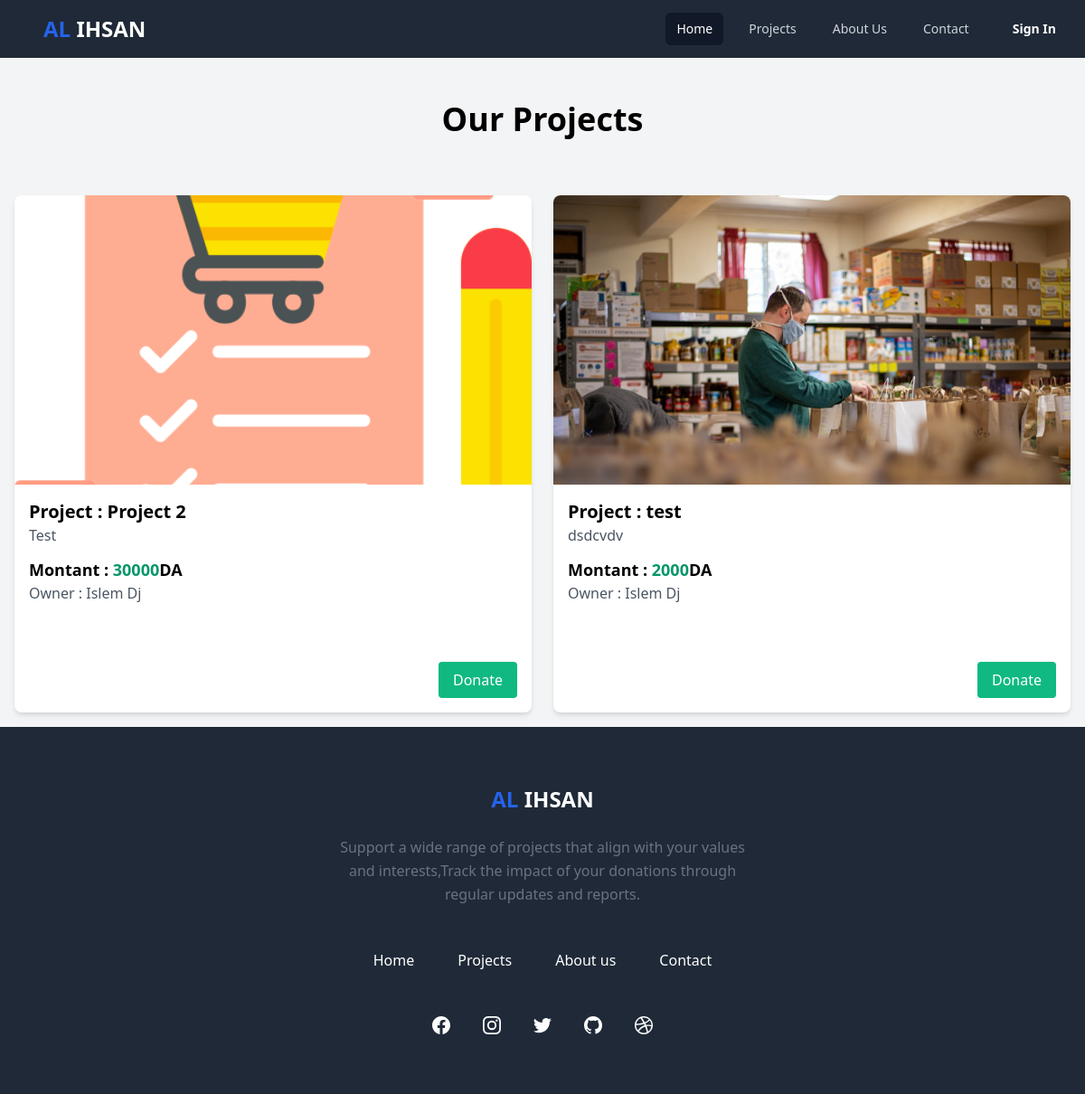
The app's page /public/pages/Projects.php, older data.
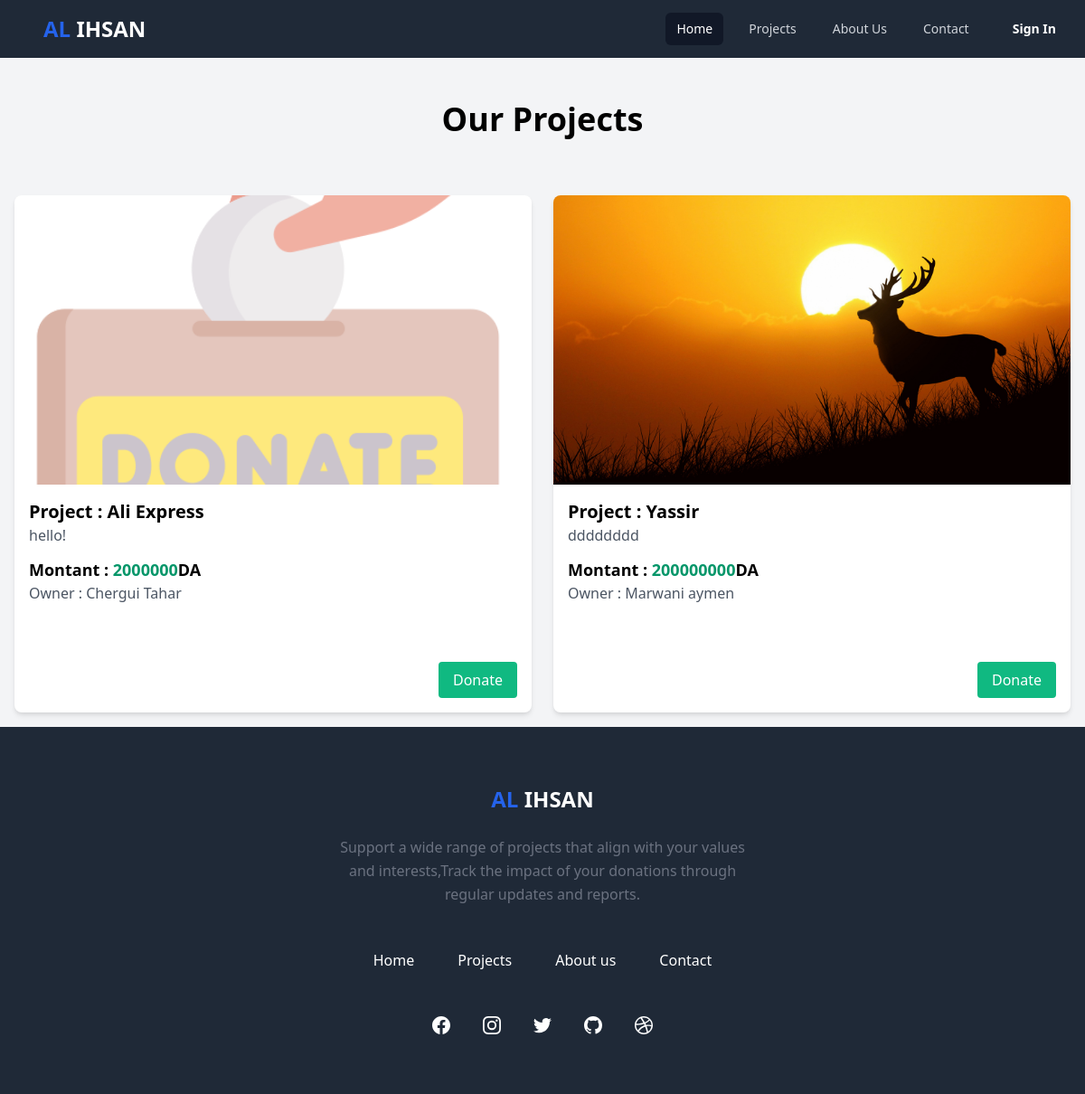
The same page, newer data.
### tables this page shows
CREATE TABLE `projects` (
  `id_projects` int(11) NOT NULL,
  `id_user` int(11) NOT NULL,
  `project_name` varchar(100) NOT NULL,
  `Description` varchar(1000) NOT NULL,
  `project_photo` varchar(255) NOT NULL,
  `Objectif` int(100) NOT NULL,
  `date` datetime NOT NULL
);

CREATE TABLE `users` (
  `id_user` int(11) NOT NULL,
  `firstname` varchar(50) NOT NULL,
  `lastname` varchar(50) NOT NULL,
  `email` varchar(100) NOT NULL,
  `phone` varchar(11) NOT NULL,
  `password` varchar(255) NOT NULL,
  `role` enum('donnator','beneficiary','admin') NOT NULL,
  `date` datetime NOT NULL
);

### public/pages/Projects.php (the view, shortened to what this page needs)
<?php
include_once "conndatabase.php";
?>
<!DOCTYPE html>
<html lang="en">
<head>
    <link href="https://cdn.jsdelivr.net/npm/tailwindcss@2.2.19/dist/tailwind.min.css" rel="stylesheet">
</head>
<body class="bg-gray-100">
    <?php include "NavBar/NavBar.php"; ?>
    <h1 class="text-center text-4xl font-bold my-12">Our Projects</h1>
    <div class="grid gap-6 h-full p-4 sm:grid-cols-1 md:grid-cols-2 lg:grid-cols-2 xl:grid-cols-3 2xl:grid-cols-4">
        <?php $get_projects = mysqli_query($connfig, "SELECT p.* , u.* FROM `projects` p JOIN `users` u ON p.id_user=u.id_user order by p.date desc");
        if (mysqli_num_rows($get_projects) > 0) {
            while ($row = mysqli_fetch_assoc($get_projects)) {
                echo '
                    <div class="bg-white rounded-lg shadow-md relative">
                    <img class="w-full sm:h-60 lg:h-80 object-cover rounded-t-lg" alt="Card Image" src="./pfp_project/' . $row['project_photo'] . '">
                    <div class="p-4 ">
                    <h2 class="text-xl font-bold">Project : ' . $row['project_name'] . '</h2>
                    <p class="text-gray-600">' . $row['Description'] . '</p>
                    <h3 class="text-lg font-semibold mt-3 ">Montant : <span class="text-green-600"> ' . $row['Objectif'] . '</span>DA</h3>
                    <p class="text-gray-600 mb-16">Owner : ' . $row['firstname'] . ' ' . $row['lastname'] . '</p>
                    <div class="flex justify-end items-center mt-4">';
                if (isset($_SESSION['email'])) {
                    if ($_SESSION['role'] == "donnator") {
                        echo '
                            <a href="DashboardDonnateur.php?p=Donnation&projet=' . $row['project_name'] . '&v=' . $row['id_projects'] . '"><button class="absolute bottom-4 right-4 bg-green-500 hover:bg-green-600 text-white px-4 py-2 rounded focus:outline-none focus:ring-2 focus:ring-green-400">Donate</button></a>';
                    }
                } else {
                    echo ' <a href="SignIn.php"><button class="bg-green-500 hover:bg-green-600 text-white px-4 py-2 rounded focus:outline-none focus:ring-2 focus:ring-green-400">Donate</button></a>';
                }
                echo '
                    </div>
                    </div>
                    </div>';
            }
        }
        ?>
    </div>
    <?php include "Footer/Footer.php"; ?>
</body>
</html>

### public/pages/NavBar/NavBar.php (shortened to what this page needs)
<!DOCTYPE html>
<html lang="en">
<head>
</head>
<body>
    <?php if (!isset($_SESSION['id']) && !isset($_SESSION['email'])) {
        echo '
<nav class="bg-gray-800">
        <div class="mx-auto max-w-7xl px-2 sm:px-6 lg:px-8">
            <div class="relative flex h-16 items-center justify-between">
                <div class="absolute inset-y-0 left-0 flex items-center sm:hidden">
                </div>
                <div class="flex flex-1 items-center justify-between sm:items-stretch sm:justify-between">
                    <div class="flex flex-shrink-0 items-center ">
                    <h5 class="text-white text-2xl ml-4 font-bold"><span class="text-blue-600">AL </span>IHSAN</h5>
                    </div>
                    <div class=" sm:ml-6 block">
                        <div class="flex space-x-4">
                            <a href="/Money-Donation/public/pages/index.php" class="bg-gray-900 text-white rounded-md px-3 py-2 text-sm font-medium"
                                aria-current="page">Home</a>
                            <a href="/Money-Donation/public/pages/Projects.php"
                                class="text-gray-300 hover:bg-gray-700 hover:text-white rounded-md px-3 py-2 text-sm font-medium">Projects</a>
                            <a href="/Money-Donation/public/pages/AboutUs.php"
                                class="text-gray-300 hover:bg-gray-700 hover:text-white rounded-md px-3 py-2 text-sm font-medium">About
                                Us</a>
                            <a href="/Money-Donation/public/pages/Contact.php"
                                class="text-gray-300 hover:bg-gray-700 hover:text-white rounded-md px-3 py-2 text-sm font-medium">Contact</a>
                        </div>
                    </div>
                </div>
                <div class="inset-y-0 right-0 flex items-center pr-2 static sm:inset-auto sm:ml-6 sm:pr-0">
                    <div class="relative ml-3">
                        <div>
                            <a href="SignIn.php" class="relative flex  text-sm text-white font-bold" id="user-menu-button"
                                aria-expanded="false" aria-haspopup="true">
                                Sign In
                            </a>
                        </div>
                    </div>
                </div>
            </div>
        </div>
    </nav>';
    }
    ?>
</body>
</html>

### public/pages/Footer/Footer.php (shortened to what this page needs)
<!DOCTYPE html>
<html lang="en">
<head>
</head>
<body>
    <footer class="bg-gray-800">
        <div class="mx-auto max-w-5xl px-4 py-16 sm:px-6 lg:px-8">
            <div class="flex justify-center text-teal-600">
                <h5 class="text-white text-2xl font-bold"><span class="text-blue-600">AL </span>IHSAN</h5>
            </div>
            <p class="mx-auto mt-6 max-w-md text-center leading-relaxed text-gray-500">
                Support a wide range of projects that align with your values and interests,Track the impact of your
                donations through regular updates and reports.
            </p>
            <ul class="mt-12 flex flex-wrap justify-center gap-6 md:gap-8 lg:gap-12">
                <li>
                    <a class="text-white transition hover:text-gray-700/75" href="index.php"> Home </a>
                </li>
                <li>
                    <a class="text-white transition hover:text-gray-700/75" href="projects.php"> Projects </a>
                </li>
                <li>
                    <a class="text-white transition hover:text-gray-700/75" href="aboutus.php"> About us </a>
                </li>
                <li>
                    <a class="text-white transition hover:text-gray-700/75" href="contact.php"> Contact </a>
                </li>
            </ul>
            <ul class="mt-12 flex justify-center gap-6 md:gap-8">
                <li>
                    <a href="#" rel="noreferrer" target="_blank" class="text-white transition hover:text-gray-700/75">
                    </a>
                </li>
                <li>
                    <a href="#" rel="noreferrer" target="_blank" class="text-white transition hover:text-gray-700/75">
                    </a>
                </li>
                <li>
                    <a href="#" rel="noreferrer" target="_blank" class="text-white transition hover:text-gray-700/75">
                    </a>
                </li>
                <li>
                    <a href="#" rel="noreferrer" target="_blank" class="text-white transition hover:text-gray-700/75">
                    </a>
                </li>
                <li>
                    <a href="#" rel="noreferrer" target="_blank" class="text-white transition hover:text-gray-700/75">
                    </a>
                </li>
            </ul>
        </div>
    </footer>
</body>
</html>

Row changes from the older to the newer data that the page shows:
removed projects: project_photo (picture), project_name "Project 2", Description "Test", Objectif "30000", id_user.firstname "Islem", id_user.lastname "Dj"
removed projects: project_photo (picture), project_name "test", Description "dsdcvdv", Objectif "2000", id_user.firstname "Islem", id_user.lastname "Dj"
added projects: project_photo (picture), project_name "Ali Express", Description "hello!", Objectif "2000000", id_user.firstname "Chergui", id_user.lastname "Tahar"
added projects: project_photo (picture), project_name "Yassir", Description "dddddddd", Objectif "200000000", id_user.firstname "Marwani", id_user.lastname "aymen"
